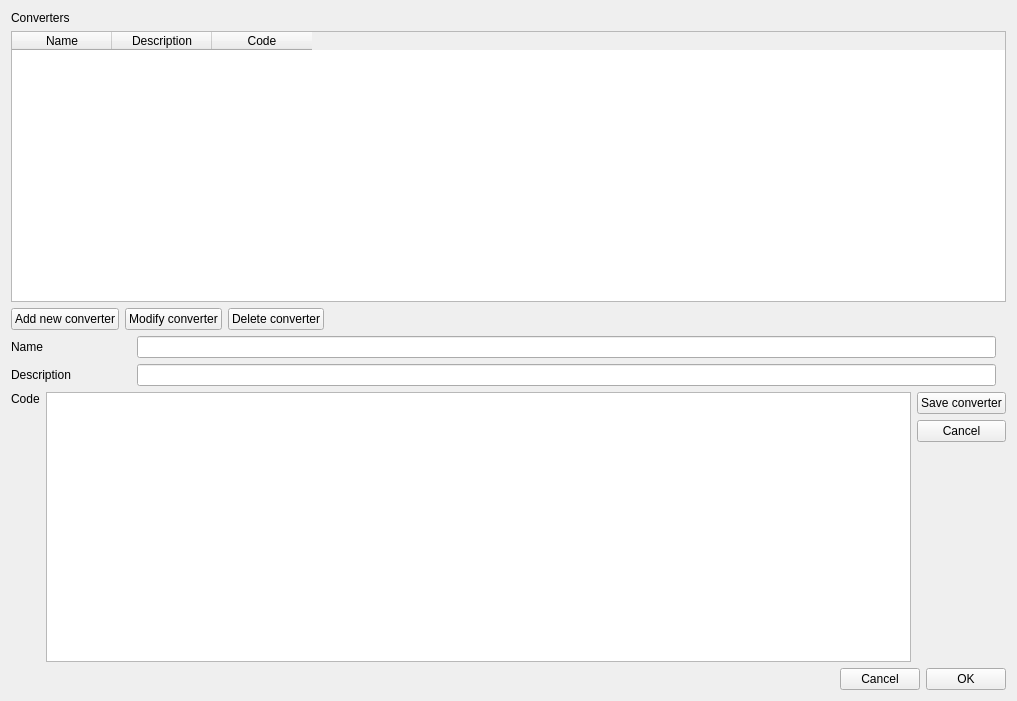
<?xml version="1.0" encoding="UTF-8"?>
<ui version="4.0">
 <class>converters</class>
 <widget class="QWidget" name="converters">
  <property name="geometry">
   <rect>
    <x>0</x>
    <y>0</y>
    <width>1017</width>
    <height>701</height>
   </rect>
  </property>
  <property name="windowTitle">
   <string>Form</string>
  </property>
  <layout class="QVBoxLayout" name="verticalLayout">
   <item>
    <widget class="QLabel" name="label_4">
     <property name="text">
      <string>Converters</string>
     </property>
    </widget>
   </item>
   <item>
    <widget class="QTableWidget" name="tw_converters">
     <property name="editTriggers">
      <set>QAbstractItemView::NoEditTriggers</set>
     </property>
     <property name="selectionMode">
      <enum>QAbstractItemView::SingleSelection</enum>
     </property>
     <property name="selectionBehavior">
      <enum>QAbstractItemView::SelectRows</enum>
     </property>
     <property name="sortingEnabled">
      <bool>true</bool>
     </property>
     <column>
      <property name="text">
       <string>Name</string>
      </property>
     </column>
     <column>
      <property name="text">
       <string>Description</string>
      </property>
     </column>
     <column>
      <property name="text">
       <string>Code</string>
      </property>
     </column>
    </widget>
   </item>
   <item>
    <layout class="QHBoxLayout" name="horizontalLayout">
     <item>
      <widget class="QPushButton" name="pb_add_converter">
       <property name="text">
        <string>Add new converter</string>
       </property>
      </widget>
     </item>
     <item>
      <widget class="QPushButton" name="pb_modify_converter">
       <property name="text">
        <string>Modify converter</string>
       </property>
      </widget>
     </item>
     <item>
      <widget class="QPushButton" name="pb_delete_converter">
       <property name="text">
        <string>Delete converter</string>
       </property>
      </widget>
     </item>
     <item>
      <spacer name="horizontalSpacer">
       <property name="orientation">
        <enum>Qt::Horizontal</enum>
       </property>
       <property name="sizeHint" stdset="0">
        <size>
         <width>40</width>
         <height>20</height>
        </size>
       </property>
      </spacer>
     </item>
    </layout>
   </item>
   <item>
    <layout class="QHBoxLayout" name="horizontalLayout_3">
     <item>
      <widget class="QLabel" name="label_2">
       <property name="minimumSize">
        <size>
         <width>120</width>
         <height>0</height>
        </size>
       </property>
       <property name="text">
        <string>Name</string>
       </property>
      </widget>
     </item>
     <item>
      <widget class="QLineEdit" name="leName"/>
     </item>
     <item>
      <spacer name="horizontalSpacer_3">
       <property name="orientation">
        <enum>Qt::Horizontal</enum>
       </property>
       <property name="sizeType">
        <enum>QSizePolicy::Minimum</enum>
       </property>
       <property name="sizeHint" stdset="0">
        <size>
         <width>10</width>
         <height>20</height>
        </size>
       </property>
      </spacer>
     </item>
    </layout>
   </item>
   <item>
    <layout class="QHBoxLayout" name="horizontalLayout_5">
     <item>
      <widget class="QLabel" name="label_3">
       <property name="minimumSize">
        <size>
         <width>120</width>
         <height>0</height>
        </size>
       </property>
       <property name="text">
        <string>Description</string>
       </property>
      </widget>
     </item>
     <item>
      <widget class="QLineEdit" name="leDescription"/>
     </item>
     <item>
      <spacer name="horizontalSpacer_4">
       <property name="orientation">
        <enum>Qt::Horizontal</enum>
       </property>
       <property name="sizeType">
        <enum>QSizePolicy::Minimum</enum>
       </property>
       <property name="sizeHint" stdset="0">
        <size>
         <width>10</width>
         <height>20</height>
        </size>
       </property>
      </spacer>
     </item>
    </layout>
   </item>
   <item>
    <layout class="QHBoxLayout" name="horizontalLayout_2">
     <item>
      <layout class="QVBoxLayout" name="verticalLayout_3">
       <item>
        <widget class="QLabel" name="label">
         <property name="text">
          <string>Code</string>
         </property>
        </widget>
       </item>
       <item>
        <spacer name="verticalSpacer_2">
         <property name="orientation">
          <enum>Qt::Vertical</enum>
         </property>
         <property name="sizeHint" stdset="0">
          <size>
           <width>20</width>
           <height>40</height>
          </size>
         </property>
        </spacer>
       </item>
      </layout>
     </item>
     <item>
      <widget class="QPlainTextEdit" name="pteCode">
       <property name="font">
        <font>
         <family>Monospace</family>
        </font>
       </property>
      </widget>
     </item>
     <item>
      <layout class="QVBoxLayout" name="verticalLayout_2">
       <item>
        <widget class="QPushButton" name="pb_save_converter">
         <property name="text">
          <string>Save converter</string>
         </property>
        </widget>
       </item>
       <item>
        <widget class="QPushButton" name="pb_cancel_converter">
         <property name="text">
          <string>Cancel</string>
         </property>
        </widget>
       </item>
       <item>
        <spacer name="verticalSpacer">
         <property name="orientation">
          <enum>Qt::Vertical</enum>
         </property>
         <property name="sizeHint" stdset="0">
          <size>
           <width>20</width>
           <height>40</height>
          </size>
         </property>
        </spacer>
       </item>
      </layout>
     </item>
    </layout>
   </item>
   <item>
    <layout class="QHBoxLayout" name="horizontalLayout_4">
     <item>
      <spacer name="horizontalSpacer_2">
       <property name="orientation">
        <enum>Qt::Horizontal</enum>
       </property>
       <property name="sizeHint" stdset="0">
        <size>
         <width>40</width>
         <height>20</height>
        </size>
       </property>
      </spacer>
     </item>
     <item>
      <widget class="QPushButton" name="pb_cancel_widget">
       <property name="text">
        <string>Cancel</string>
       </property>
      </widget>
     </item>
     <item>
      <widget class="QPushButton" name="pbOK">
       <property name="text">
        <string>OK</string>
       </property>
      </widget>
     </item>
    </layout>
   </item>
  </layout>
 </widget>
 <resources/>
 <connections/>
</ui>
